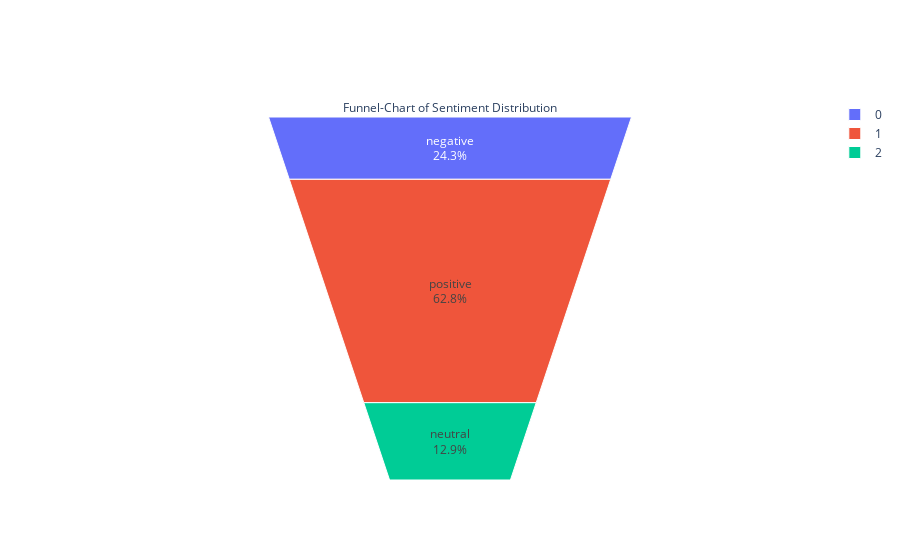

The notebook cell saved with this chart:
### Code cell
from plotly import graph_objs as go

fig = go.Figure(go.Funnelarea(
    text=temp.sentiment,
    values=temp.text,
    title={"position": "top center", "text": "Funnel-Chart of Sentiment Distribution"}
))
fig.show()

### Figure 1 — Plotly figure (JSON) as saved in the notebook; plotly's stock layout.template omitted (floating-point values rounded to 4 significant figures)
{"data": [{"text": ["negative", "positive", "neutral"], "title": {"position": "top center", "text": "Funnel-Chart of Sentiment Distribution"}, "type": "funnelarea", "values": [472, 1221, 251]}], "layout": {}}
